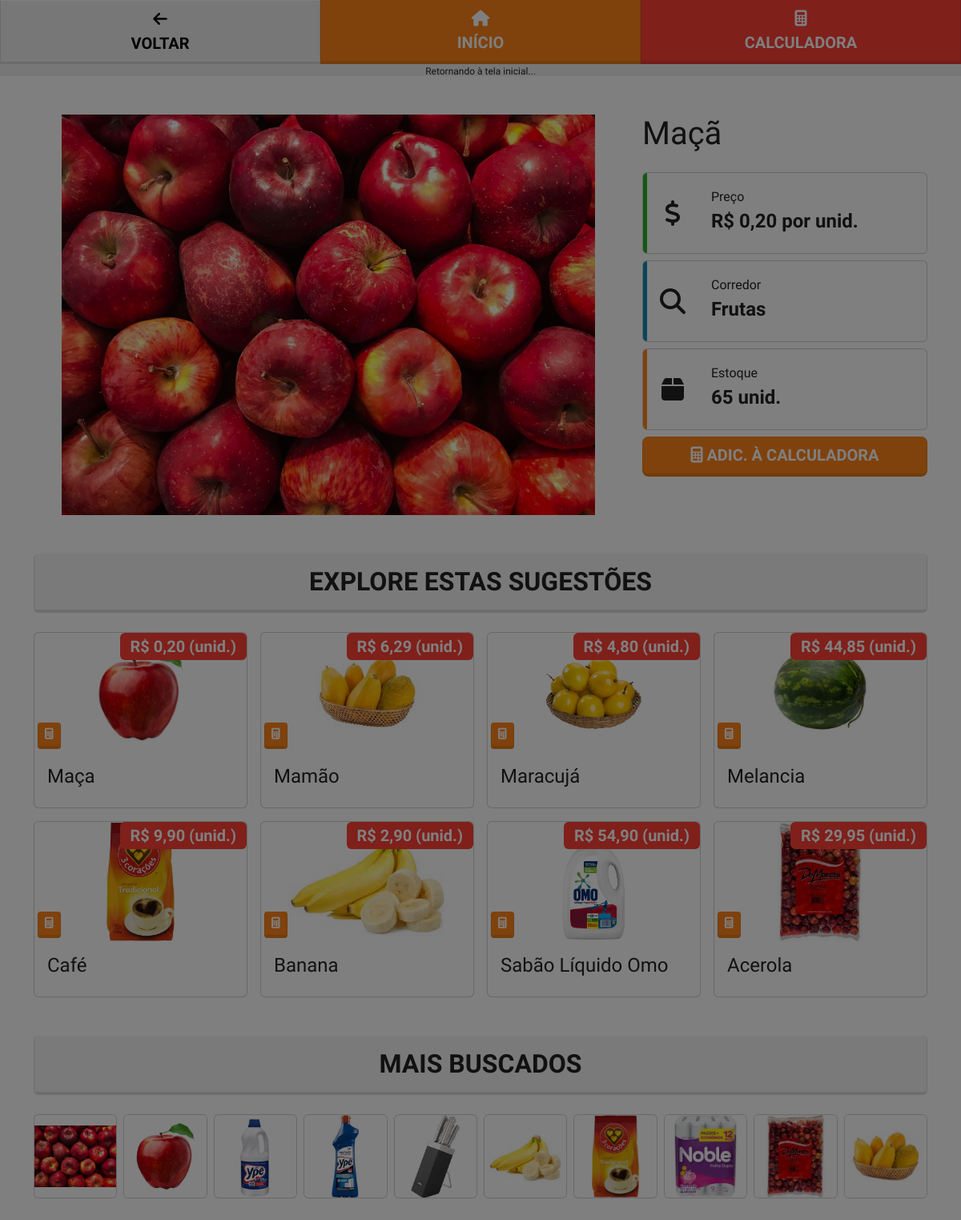
Screenshot of /produto/1 with the database file from the repository.
### app/models.py (models this page shows, shortened)
class Produto(models.Model):
    nome = models.CharField(max_length=255)
    preco = models.DecimalField(max_digits=5, decimal_places=2)
    estoque = models.IntegerField()
    imagem = models.ImageField(upload_to="static/img/produtos")
    corredor = models.ForeignKey(Corredor, on_delete=models.CASCADE)
    unidade = models.CharField(max_length=10, default="unid.", blank=True)
    pesquisas = models.IntegerField(default=0, blank=True, editable=False)

class Corredor(models.Model):
    nome = models.CharField(max_length=255)
    def __str__(self):
        return self.nome

### app/views.py (the view)
# urls.py: path('produto/<int:id>', views.produto, name='produto'),
def produto(request, id):
    produto = Produto.objects.get(id=id)
    pesquisas = produto.pesquisas + 1
    Produto.objects.filter(id=produto.id).update(pesquisas=pesquisas)
    similares = produtos_similares(produto)
    mais_buscados = Produto.objects.all().order_by('-pesquisas')[:10]
    return render(request, 'produto.html', {
        'produto': produto,
        'similares': similares,
        'mais_buscados': mais_buscados,
    })

### app/utils.py (called while the page is built)
def similarity(a: str, b: str) -> float:
    return SequenceMatcher(None, a, b).ratio()

def produtos_similares(produto):
    produtos = Produto.objects.exclude(id=produto.id)
    produtos_ordenados = sorted(produtos, key=lambda p: similarity(produto.nome, p.nome))
    produtos_ordenados.reverse()
    similares = produtos_ordenados[:8]
    return similares

### app/templates/produto.html
{% extends 'layouts/screen.html' %}
{% block main %}
<div class="container my-4">
	<div class="row">
		<div class="col-8 text-center">
			<img src="/{{ produto.imagem }}" style="max-width: 100%; height: 500px; object-fit: contain;">
		</div>
		<div class="col-4">
			<h1 class="mb-4">{{ produto.nome }}</h1>
			<div class="card d-flex flex-row align-items-center mt-2 overflow-hidden">
				<div class="bg-success" style="width: 5px; height: 100px"></div>
				<div class="text-center" style="width: 64px;">
					<i class="fa-solid fa-dollar-sign d-block fs-2"></i>
				</div>
			  <div class="card-body">
			    <p class="card-text mb-1">Preço</p>
			    <h4 class="card-title fw-semibold">R$ {{ produto.preco }} por {{ produto.unidade }}</h4>
			  </div>
			</div>
			<div class="card d-flex flex-row align-items-center mt-2 overflow-hidden">
				<div class="bg-primary" style="width: 5px; height: 100px"></div>
				<div class="text-center" style="width: 64px;">
					<i class="fa-solid fa-magnifying-glass d-block fs-2"></i>
				</div>
			  <div class="card-body">
			    <p class="card-text mb-1">Corredor</p>
			    <h4 class="card-title fw-semibold">{{ produto.corredor }}</h4>
			  </div>
			</div>
			<div class="card d-flex flex-row align-items-center mt-2 overflow-hidden">
				<div class="bg-warning" style="width: 5px; height: 100px"></div>
				<div class="text-center" style="width: 64px;">
					<i class="fa-solid fa-box d-block fs-2"></i>
				</div>
			  <div class="card-body">
			    <p class="card-text mb-1">Estoque</p>
			    <h4 class="card-title fw-semibold">{{ produto.estoque }} {{ produto.unidade }}</h4>
			  </div>
			</div>
			<button class="btn btn-warning btn-lg d-block mt-2 w-100" onclick="return insertNum('{{ produto.preco }}')">
				<i class="fa-solid fa-calculator"></i> Adic. à calculadora
			</button>
		</div>
	</div>
	<h3 class="alert alert-light alert-heading fw-bold fs-2 mt-5 mb-4 text-center">EXPLORE ESTAS SUGESTÕES</h3>
	<div class="row g-3 mb-5">
		{% for produto in similares %}
			{% include 'components/produto-card.html' with produto=produto %}
		{% endfor %}
	</div>
	{% include 'components/mais-buscados.html' with mais_buscados=mais_buscados %}
</div>
{% endblock %}

### app/templates/components/produto-card.html
<div class="col-3">
  <a href="/produto/{{ produto.id }}" class="text-decoration-none">
    <div class="card h-100">
      <div class="position-relative">
        <img
          class="card-img-top"
          src="/{{ produto.imagem }}"
          style="aspect-ratio: 16/9; object-fit: contain;"
        >
        <div class="position-absolute top-0 end-0 badge bg-danger fs-5">
          R$ {{ produto.preco }} ({{ produto.unidade }})
        </div>
        <div class="position-absolute bottom-0 start-0 p-1">
          <button
            class="btn btn-sm btn-warning"
            data-bs-toggle="tooltip"
            data-bs-placement="top"
            title="Adicionar à calculadora"
            onclick="return insertNum('{{ produto.preco }}')"
          >
            <i class="fa-solid fa-calculator"></i>
          </button>
        </div>
      </div>
      <div class="card-body">
        <h4
          class="card-title overflow-hidden"
          style="display: -webkit-box; -webkit-line-clamp: 2; line-clamp: 2; -webkit-box-orient: vertical;"
        >
          {{ produto.nome }}
        </h4>
      </div>
    </div>
  </a>
</div>

### app/templates/components/mais-buscados.html
<h3 class="alert alert-light alert-heading fw-bold fs-2 mt-5 mb-4 text-center">MAIS BUSCADOS</h3>
<div class="row g-2">
	{% for produto in mais_buscados %}
	<div class="col">
		<a href="/produto/{{ produto.id }}">
			<div class="card">
			  <img src="/{{ produto.imagem }}" class="card-img" style="aspect-ratio: 1/1; object-fit: contain;">
			</div>
		</a>
	</div>
	{% endfor %}
</div>

### static/css/global.css (style rules this page uses)
* { user-select: none; }

### rows the page displays
Produto: imagem (picture), nome "Maçã", preco "0,20", unidade "unid.", corredor "Frutas", estoque "65"
Produto: imagem (picture), preco "0,20", unidade "unid.", nome "Maça"
Produto: imagem (picture), preco "6,29", unidade "unid.", nome "Mamão"
Produto: imagem (picture), preco "4,80", unidade "unid.", nome "Maracujá"
Produto: imagem (picture), preco "44,85", unidade "unid.", nome "Melancia"
Produto: imagem (picture), preco "9,90", unidade "unid.", nome "Café"
Produto: imagem (picture), preco "2,90", unidade "unid.", nome "Banana"
Produto: imagem (picture), preco "54,90", unidade "unid.", nome "Sabão Líquido Omo"
Produto: imagem (picture), preco "29,95", unidade "unid.", nome "Acerola"
Produto: imagem (picture)
Produto: imagem (picture)
Produto: imagem (picture)
Produto: imagem (picture)
